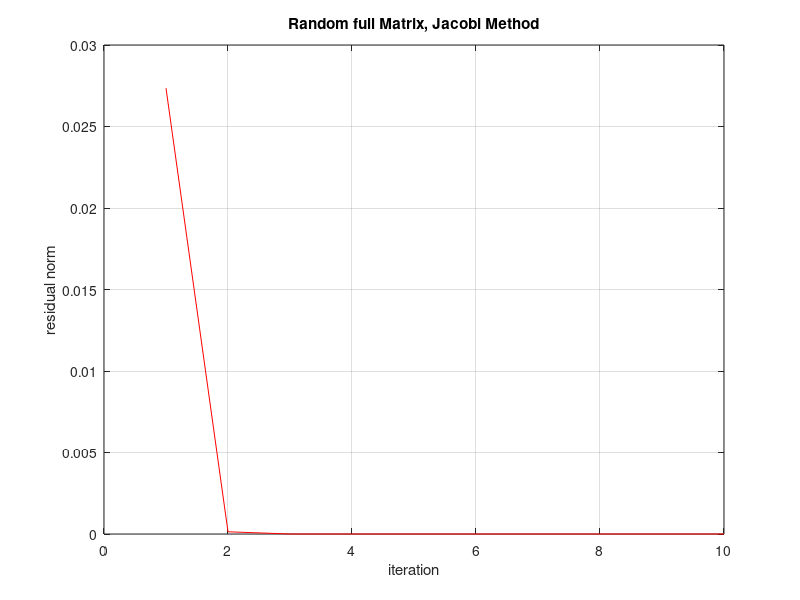

The MATLAB script that drew this image:
function Practica1
 clc

% dimension of A
n = 100;
tol = 1.0e-100;
w = 1.9;
y = rand(n,1);

% arrays for plotting res vs. iteration
resVec = [];
itVec = [];

% create random diagonal dominant matrix 
fprintf('random diagonal dominant matrix \n');

A = rand(n);
% A should be diagonal dominant GS and J converge, SOR convergence not guaranteed
A(logical(eye(size(A)))) = n*n

% create random three-diagonal dominant matrix
fprintf('random three-diagonal dominant matrix \n');
% A diagonal dominant => GS and J converge, SOR convergence not guaranteed
%A = diag(rand(1,n-1),1) + diag(rand(1,n-1),-1) + diag(n*n*ones(1,n))



%% Methods
method='JAC';



%%Jacobi
switch method
    case 'JAC'
    [n,m]=size(y);
    s=size(A,1);
    step = 0;
    
    %Check if conditions are correct
    if ~IsPredomDiag(A)
        error('Not diagonaly predominant');
    end
    if s~=n
        error('Dimmension Error');
    end
    i=0;
    x0=zeros(size(y));
    e=realmax;
    M=diag(A);
    N=A-diag(M);
    M=M*ones(1,m);
    while (e>tol)
            x1=(y-N*x0)./M;
            e=norm(x1-x0);
            x0=x1;
            i=i+1;
            step = step+1;
            
            itVec = [itVec step];
            resVec = [resVec norm(y - A*x1)];
    end

%%GaussSeidel   
    case 'GAU'
     [n,m]=size(y);
     step = 0;
     s=size(A,1);
 
     %Check if conditions are correct
    if ~IsPredomDiag(A)
        error('Not diagonaly predominant');
    end
    if s~=n
        error('Dimmension Error');
    end
    i=0;
    x0=zeros(size(y));
    x1=x0;
    for i=1:n
        x1(i,:)=(y(i,:)-A(i,1:i-1)*x1(1:i-1,:)-A(i,i+1:n)*x0(i+1:n,:))/A(i,i);
    end
    while (norm(x1-x0)>tol)

        x0=x1;
        for i=1:n
        x1(i,:)=(y(i,:)-A(i,1:i-1)*x1(1:i-1,:)-A(i,i+1:n)*x0(i+1:n,:))/A(i,i);
        end
        i=i+1;
        step = step+1;
    end
    
    case SOR
        
     [n,m]=size(y);
     step = 0;
     s=size(A,1);
     %Check if conditions are correct
    if ~IsPredomDiag(A)
        error('Not diagonaly predominant');
    end
    if s~=n
        error('Dimmension Error');
    end
    
    i=0;
    x0=zeros(size(y));
    x1=x0;
    for i=1:n
        x1(i,:)=(y(i,:)-A(i,1:i-1)*x1(1:i-1,:)-A(i,i+1:n)*x0(i+1:n,:))*w/A(i,i);
    end
    while (norm(x1-x0)>tol)
        x0=x1;
        for i=1:n
        x1(i,:)=(y(i,:)-A(i,1:i-1)*x1(1:i-1,:)-A(i,i+1:n)*x0(i+1:n,:))*w/A(i,i)+(1-w)*x0(i,:);
        end
        i=i+1;
        step = step+1;
    end
end

step
x1
itVec
resVec


%% plot residual vs. iteration

plot(itVec,resVec, 'r-');
%title('Random diag dominant Matrix, Jacobi Method')
%title('Random diag dominant Matrix, GS Method')
%title('Random diag dominant Matrix, SOR Method, \omega = 1.9')
%title('Random three-diag dominant Matrix, Jacobi Method')
%title('Random three-diag dominant Matrix, GS Method')
%title('Random three-diag dominant Matrix, SOR Method \omega = 1.9')
title('Random full Matrix, Jacobi Method')
xlabel('iteration')
ylabel('residual norm')
grid on
end

function r=IsPredomDiag(f)
    [n m]=size(f);
    if m~=n
        r=0;
    else
        r=all(2*diag(abs(f))-sum(abs(f),2)>=-1e-15);
    end      

end


        
function [x0,x1,i]=Jacobi(A,y,tol)
    [n,m]=size(y);
    s=size(A,1);
    
 %Check if conditions are correct
    if ~IsPredomDiag(A)
        error('Not diagonaly predominant');
    end
    if s~=n
        error('Dimmension Error');
    end
    i=0;
    x0=zeros(size(y));
    e=realmax;
    M=diag(A);
    N=A-diag(M);
    M=M*ones(1,m);
    while (e>tol)
            x1=(y-N*x0)./M;
            e=norm(x1-x0);
            x0=x1;
            i=i+1;   
    end
end
function [x0,x1,step]=GaussSeidel(A,y,tol)
 [n,m]=size(y);
 step = 0;
 s=size(A,1);
 
 %Check if conditions are correct
    if ~IsPredomDiag(A)
        error('Not diagonaly predominant');
    end
    if s~=n
        error('Dimmension Error');
    end
    i=0;
    x0=zeros(size(y));
    x1=x0;
    for i=1:n
        x1(i,:)=(y(i,:)-A(i,1:i-1)*x1(1:i-1,:)-A(i,i+1:n)*x0(i+1:n,:))/A(i,i);
    end
    while (norm(x1-x0)>tol)

        x0=x1;
        for i=1:n
        x1(i,:)=(y(i,:)-A(i,1:i-1)*x1(1:i-1,:)-A(i,i+1:n)*x0(i+1:n,:))/A(i,i);
        end
        i=i+1;
     step = step+1;
    end
end
function [x0,x1,step]=SOR(A,y,tol,w)
 [n,m]=size(y);
 step = 0;
 s=size(A,1);
 %Check if conditions are correct
    if ~IsPredomDiag(A)
        error('Not diagonaly predominant');
    end
    if s~=n
        error('Dimmension Error');
    end
    
    i=0;
    x0=zeros(size(y));
    x1=x0;
    for i=1:n
        x1(i,:)=(y(i,:)-A(i,1:i-1)*x1(1:i-1,:)-A(i,i+1:n)*x0(i+1:n,:))*w/A(i,i);
    end
    while (norm(x1-x0)>tol)
        x0=x1;
        for i=1:n
        x1(i,:)=(y(i,:)-A(i,1:i-1)*x1(1:i-1,:)-A(i,i+1:n)*x0(i+1:n,:))*w/A(i,i)+(1-w)*x0(i,:);
        end
        i=i+1;
        step = step+1;
    end
end










